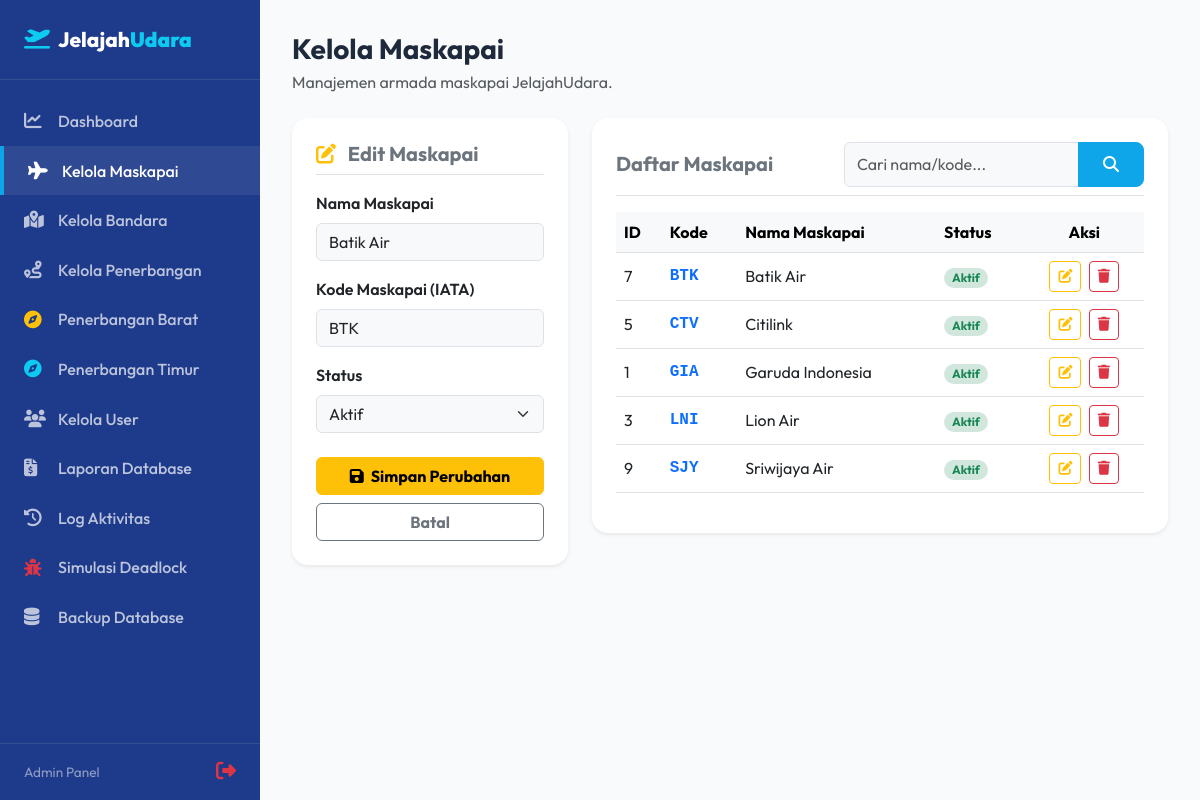
The app's page /admin/maskapai/index.php?action=edit&id=7 (signed in) with its own data.
### tables this page shows
CREATE TABLE `maskapai` (
  `id_maskapai` int unsigned NOT NULL AUTO_INCREMENT,
  `nama_maskapai` varchar(100) NOT NULL,
  `kode_maskapai` char(3) NOT NULL,
  `created_at` datetime NOT NULL DEFAULT CURRENT_TIMESTAMP,
  `status` enum('aktif','nonaktif') NOT NULL DEFAULT 'aktif',
  PRIMARY KEY (`id_maskapai`),
  UNIQUE KEY `uq_kode_maskapai` (`kode_maskapai`)
);

### admin/maskapai/index.php (the view, shortened to what this page needs)
<?php
require_once '../../includes/header.php';
$database = new Database();
$db = $database->getConnection();
$edit_data = null;
if (isset($_GET['action']) && $_GET['action'] === 'edit' && isset($_GET['id'])) {
    $id = intval($_GET['id']);
    try {
        $query = "SELECT * FROM maskapai WHERE id_maskapai = :id LIMIT 1";
        $stmt = $db->prepare($query);
        $stmt->bindParam(':id', $id);
        $stmt->execute();
        $edit_data = $stmt->fetch(PDO::FETCH_ASSOC);
    } catch (PDOException $e) {}
}
$search = isset($_GET['search']) ? filter_input(INPUT_GET, 'search', FILTER_SANITIZE_SPECIAL_CHARS) : '';
$airlines = [];
try {
    if (!empty($search)) {
        $query = "SELECT * FROM maskapai WHERE nama_maskapai LIKE :search OR kode_maskapai LIKE :search ORDER BY nama_maskapai ASC";
        $stmt = $db->prepare($query);
        $search_param = "%" . $search . "%";
        $stmt->bindParam(':search', $search_param);
    } else {
        $query = "SELECT * FROM maskapai ORDER BY nama_maskapai ASC";
        $stmt = $db->prepare($query);
    }
    $stmt->execute();
    $airlines = $stmt->fetchAll(PDO::FETCH_ASSOC);
} catch (PDOException $e) {}
?>
<div class="admin-wrapper">
    <?php require_once '../../includes/sidebar.php'; ?>
    <main class="admin-content">
        <div class="d-flex justify-content-between align-items-center mb-4">
            <div>
                <h3 class="fw-bold mb-1">Kelola Maskapai</h3>
                <p class="text-muted mb-0">Manajemen armada maskapai JelajahUdara.</p>
            </div>
        </div>
        <div class="row g-4">
            <div class="col-lg-4">
                <div class="card border-0 shadow-sm rounded-4 p-4 bg-white">
                    <h5 class="fw-bold text-secondary mb-3 pb-2 border-bottom">
                        <?= $edit_data ? '<i class="fa-solid fa-pen-to-square text-warning me-2"></i> Edit Maskapai' : '<i class="fa-solid fa-square-plus text-primary me-2"></i> Tambah Maskapai' ?>
                    </h5>
                    <form action="index.php" method="POST">
                        <div class="mb-3">
                            <label for="nama_maskapai" class="form-label fw-semibold">Nama Maskapai</label>
                            <input type="text" class="form-control bg-light" id="nama_maskapai" name="nama_maskapai" value="<?= htmlspecialchars($edit_data['nama_maskapai'] ?? '') ?>" placeholder="Contoh: Garuda Indonesia" required>
                        </div>
                        <div class="mb-3">
                            <label for="kode_maskapai" class="form-label fw-semibold">Kode Maskapai (IATA)</label>
                            <input type="text" class="form-control bg-light text-uppercase" id="kode_maskapai" name="kode_maskapai" value="<?= htmlspecialchars($edit_data['kode_maskapai'] ?? '') ?>" placeholder="Contoh: GA" maxlength="5" required>
                        </div>
                        <div class="mb-4">
                            <label for="status" class="form-label fw-semibold">Status</label>
                            <select class="form-select bg-light" id="status" name="status" required>
                                <option value="aktif" <?= (isset($edit_data['status']) && $edit_data['status'] === 'aktif') ? 'selected' : '' ?>>Aktif</option>
                            </select>
                        </div>
                        <button type="submit" name="<?= $edit_data ? 'edit_maskapai' : 'add_maskapai' ?>" class="btn <?= $edit_data ? 'btn-warning' : 'btn-primary' ?> w-100 fw-bold">
                            <?= $edit_data ? '<i class="fa-solid fa-floppy-disk me-1"></i> Simpan Perubahan' : '<i class="fa-solid fa-plus me-1"></i> Tambah Maskapai' ?>
                        </button>
                        <?php if ($edit_data): ?>
                            <a href="index.php" class="btn btn-outline-secondary w-100 fw-bold mt-2">Batal</a>
                        <?php endif; ?>
                    </form>
                </div>
            </div>
            <div class="col-lg-8">
                <div class="card border-0 shadow-sm rounded-4 p-4 bg-white">
                    <div class="d-flex flex-column flex-md-row justify-content-between align-items-md-center gap-3 mb-3 border-bottom pb-2">
                        <h5 class="fw-bold text-secondary mb-0">Daftar Maskapai</h5>
                        <form action="" method="GET" class="d-flex" style="max-width: 300px;">
                            <div class="input-group">
                                <input type="text" name="search" class="form-control bg-light" placeholder="Cari nama/kode..." value="<?= htmlspecialchars($search) ?>">
                                <button class="btn btn-primary" type="submit"><i class="fa-solid fa-magnifying-glass"></i></button>
                            </div>
                        </form>
                    </div>
                    <div class="table-responsive">
                        <table class="table table-hover align-middle">
                            <thead class="table-light">
                                <tr>
                                    <th>ID</th>
                                    <th>Kode</th>
                                    <th>Nama Maskapai</th>
                                    <th>Status</th>
                                    <th class="text-center">Aksi</th>
                                </tr>
                            </thead>
                            <tbody>
                                <?php if (!empty($airlines)): ?>
                                    <?php foreach ($airlines as $al): ?>
                                        <tr>
                                            <td><?= $al['id_maskapai'] ?></td>
                                            <td class="font-monospace fw-bold text-primary"><?= htmlspecialchars($al['kode_maskapai']) ?></td>
                                            <td><?= htmlspecialchars($al['nama_maskapai']) ?></td>
                                            <td>
                                                <span class="badge <?= $al['status'] === 'aktif' ? 'bg-success-subtle text-success' : 'bg-danger-subtle text-danger' ?> px-2.5 py-1.5 rounded-pill text-capitalize">
                                                    <?= $al['status'] ?>
                                                </span>
                                            </td>
                                            <td class="text-center">
                                                <a href="index.php?action=edit&id=<?= $al['id_maskapai'] ?>" class="btn btn-outline-warning btn-sm me-1" title="Edit">
                                                    <i class="fa-solid fa-pen-to-square"></i>
                                                </a>
                                                <a href="index.php?action=delete&id=<?= $al['id_maskapai'] ?>" class="btn btn-outline-danger btn-sm" onclick="return confirm('Apakah Anda yakin ingin menghapus maskapai ini?');" title="Hapus">
                                                    <i class="fa-solid fa-trash"></i>
                                                </a>
                                            </td>
                                        </tr>
                                    <?php endforeach; ?>
                                <?php else: ?>
                                    <tr>
                                        <td colspan="5" class="text-center py-4 text-muted">Maskapai tidak ditemukan.</td>
                                    </tr>
                                <?php endif; ?>
                            </tbody>
                        </table>
                    </div>
                </div>
            </div>
        </div>
    </main>
</div>
<?php
require_once '../../includes/footer.php';
?>

### assets/css/style.css (style rules this page uses)
:root { --primary-color: #0EA5E9; --primary-hover: #0284C7; --secondary-color: #1E3A8A; --secondary-hover: #172554; --success-color: #22C55E; --warning-color: #F59E0B; --danger-color: #EF4444; --bg-color: #F8FAFC; --card-shadow: 0 10px 30px -5px rgba(0, 0, 0, 0.05), 0 4px 6px -2px rgba(0, 0, 0, 0.02); --hover-shadow: 0 20px 40px -5px rgba(14, 165, 233, 0.15), 0 8px 16px -4px rgba(14, 165, 233, 0.05); }
body { font-family: 'Outfit', sans-serif; background-color: var(--bg-color); color: #1E293B; min-height: 100vh; display: flex; flex-direction: column; }
main { flex: 1; }
.btn-primary { background-color: var(--primary-color); border-color: var(--primary-color); padding: 0.6rem 1.5rem; font-weight: 500; border-radius: 8px; transition: all 0.3s ease; }
.admin-wrapper { display: flex; min-height: 100vh; }
.admin-content { flex: 1; background-color: var(--bg-color); padding: 2rem; overflow-x: hidden; }

### records on screen
maskapai: nama_maskapai "Batik Air", kode_maskapai "BTK", status "Aktif", id_maskapai "7"
maskapai: id_maskapai "5", kode_maskapai "CTV", nama_maskapai "Citilink", status "Aktif"
maskapai: id_maskapai "1", kode_maskapai "GIA", nama_maskapai "Garuda Indonesia", status "Aktif"
maskapai: id_maskapai "3", kode_maskapai "LNI", nama_maskapai "Lion Air", status "Aktif"
maskapai: id_maskapai "9", kode_maskapai "SJY", nama_maskapai "Sriwijaya Air", status "Aktif"
